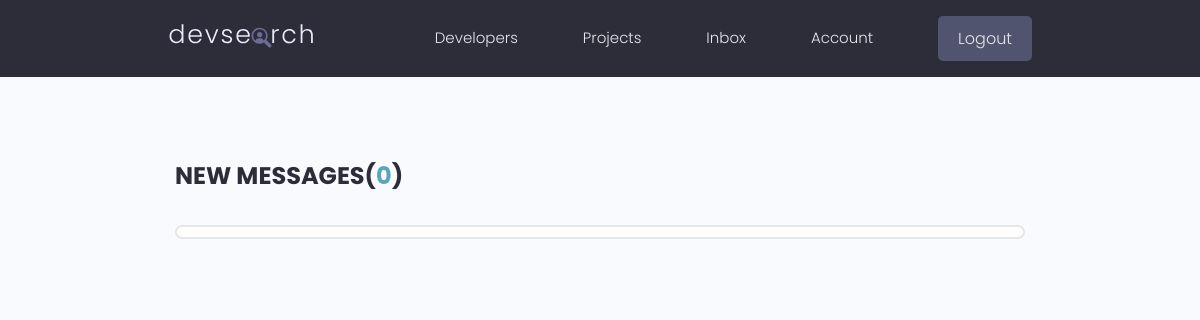
The app's page /inbox/ (signed in), older data.
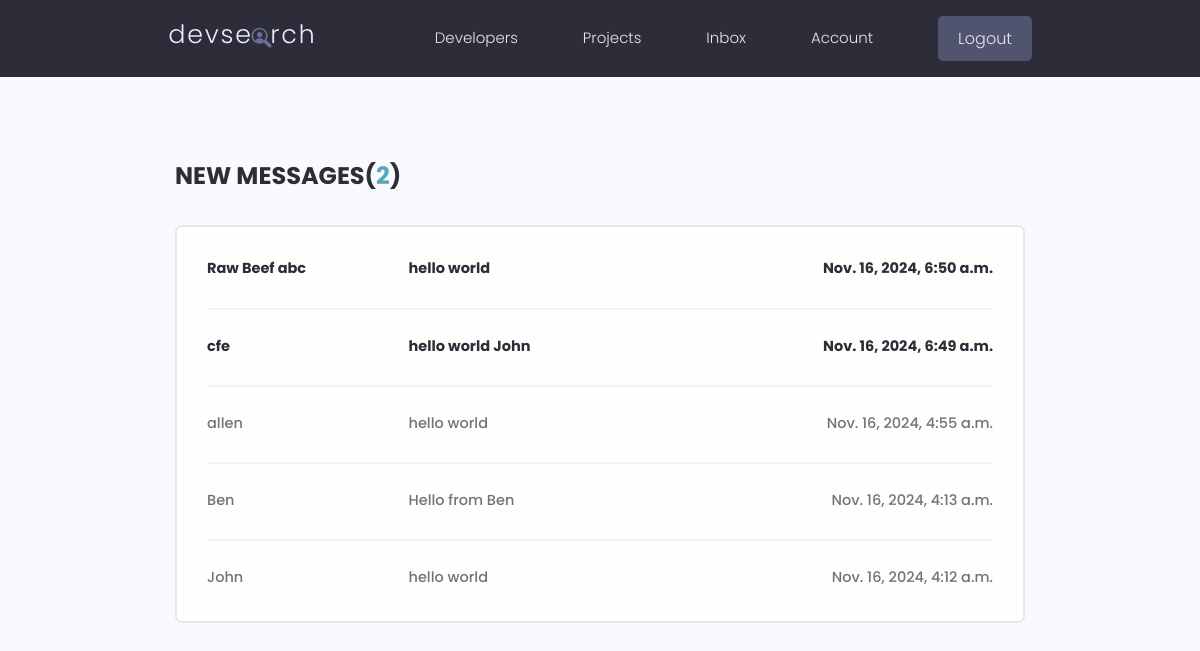
The same page, newer data.
### users/models.py (models this page shows, shortened)
class Message(models.Model):
    sender = models.ForeignKey(Profile, on_delete=models.SET_NULL, null=True, blank=True)
    recipient = models.ForeignKey(Profile, on_delete=models.SET_NULL, null=True, blank=True, related_name="messages")
    name = models.CharField(max_length=200,null=True, blank=True)
    email = models.EmailField(max_length=200,null=True, blank=True)
    subject = models.CharField(max_length=200,null=True, blank=True)
    body = models.TextField()
    is_read = models.BooleanField(default=False)
    created = models.DateTimeField(auto_now_add=True)
    id = models.UUIDField(default=uuid.uuid4, unique=True, primary_key=True, editable=False)
    class Meta:
        ordering = ['is_read', '-created']

### users/views.py (the view)
# urls.py: path('inbox/', views.inbox,  name="inbox"),
@login_required
def inbox(request):
    profile = request.user.profile
    messageRequests = profile.messages.all()
    unreadCount = messageRequests.filter(is_read=False).count()
    context = {'messageRequests':messageRequests,'unreadCount': unreadCount}
    return render(request, 'users/inbox.html', context)

### users/templates/users/inbox.html
{% extends "main.html" %}
{% block content %}
  <main class="inbox my-xl">
    <div class="content-box">
      <h3 class="inbox__title">New Messages(<span>{{ unreadCount }}</span>)</h3>
      <ul class="messages">
        {% for message in messageRequests %}
        {% if message.is_read == False %}
        <li class="message message--unread">
        {% else %}
        <li class="message">
        {% endif %}
        <a href="{% url 'message' message.id %}">
          <span class="message__author">{{ message.name }}</span>
          <span class="message__subject">{{ message.subject }}</span>
          <span class="message__date">{{ message.created }}</span>
        </a>
        </li>
        {% endfor %}
      </ul>
    </div>
  </main>
  {% endblock content %}

Row changes from the older to the newer data that the page shows:
added Message: name "Raw Beef abc", subject "hello world", created "Nov. 16, 2024, 6:50 a.m."
added Message: name "cfe", subject "hello world John", created "Nov. 16, 2024, 6:49 a.m."
added Message: name "allen", subject "hello world", created "Nov. 16, 2024, 4:55 a.m."
added Message: name "Ben", subject "Hello from Ben", created "Nov. 16, 2024, 4:13 a.m."
added Message: name "John", subject "hello world", created "Nov. 16, 2024, 4:12 a.m."
Text that changed along with them:
{{ unreadCount }}: "0" → "2"
